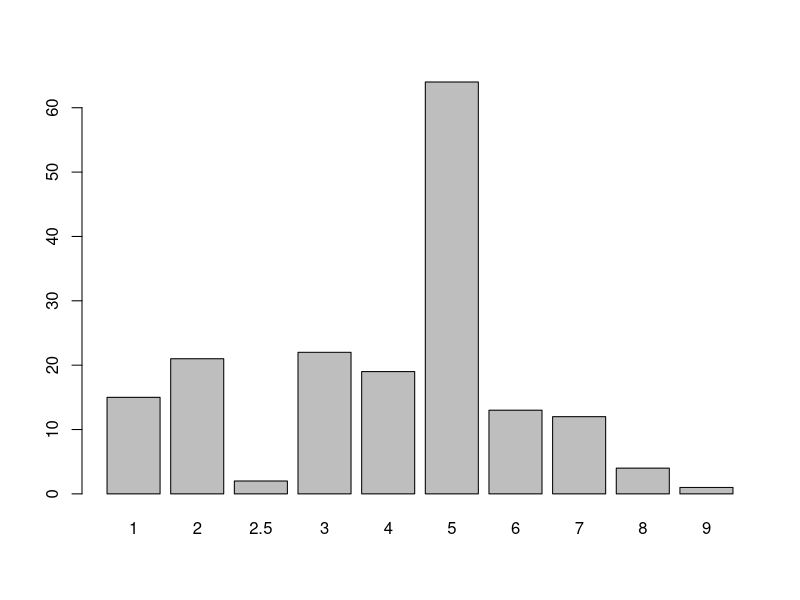
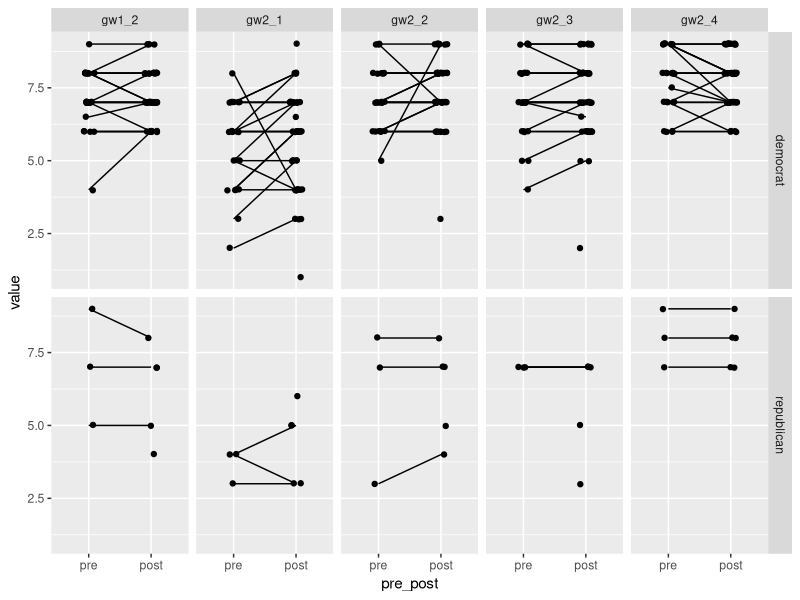
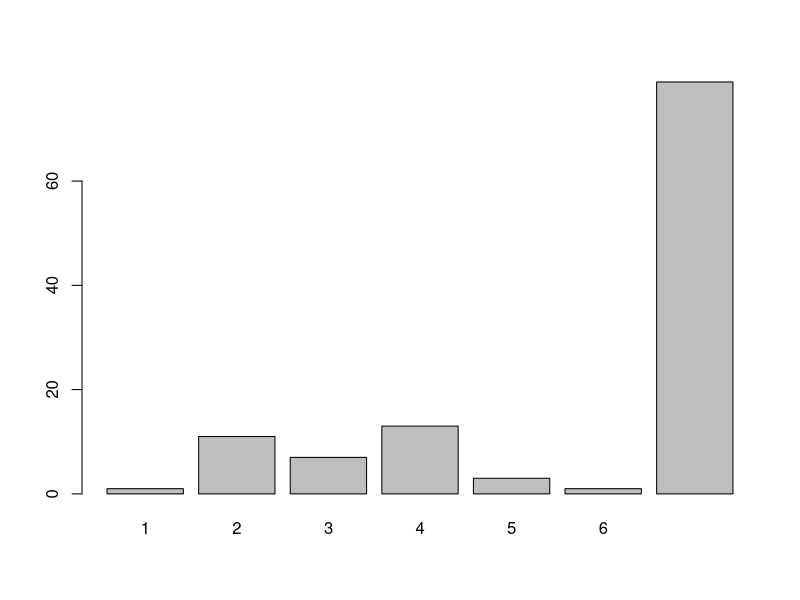
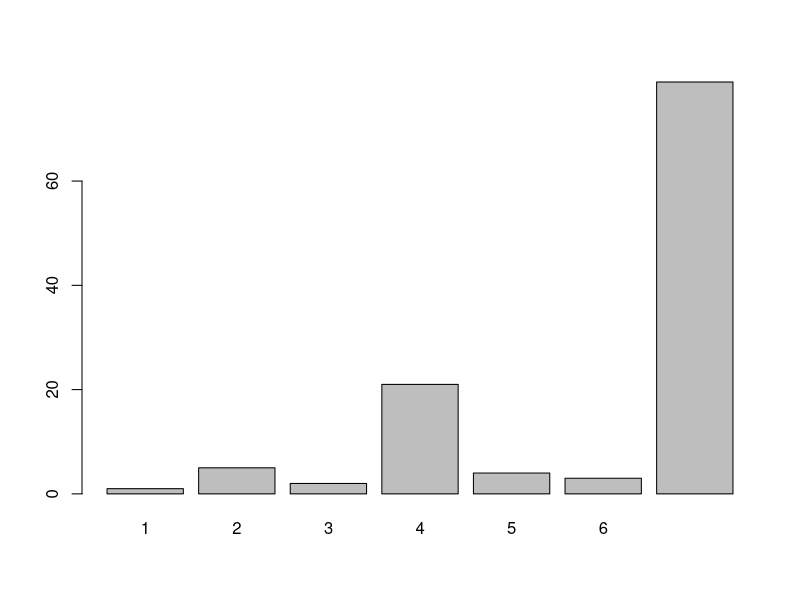
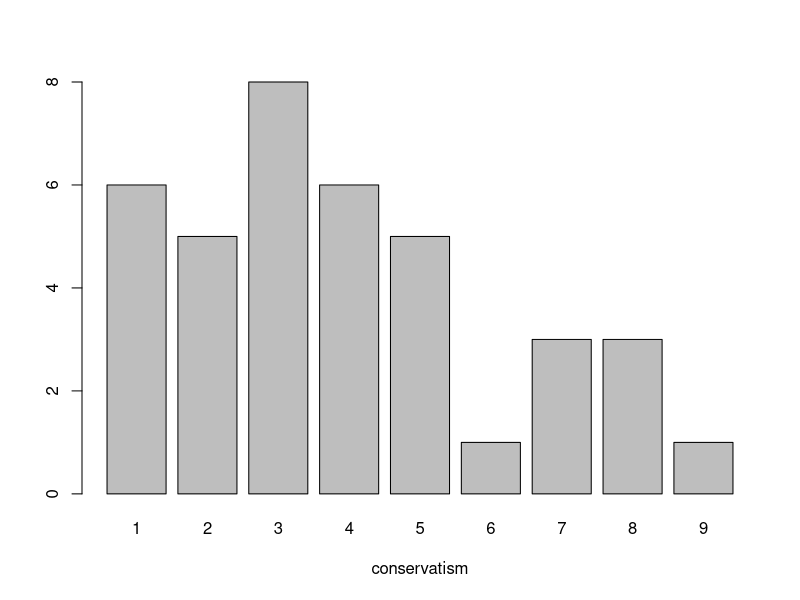
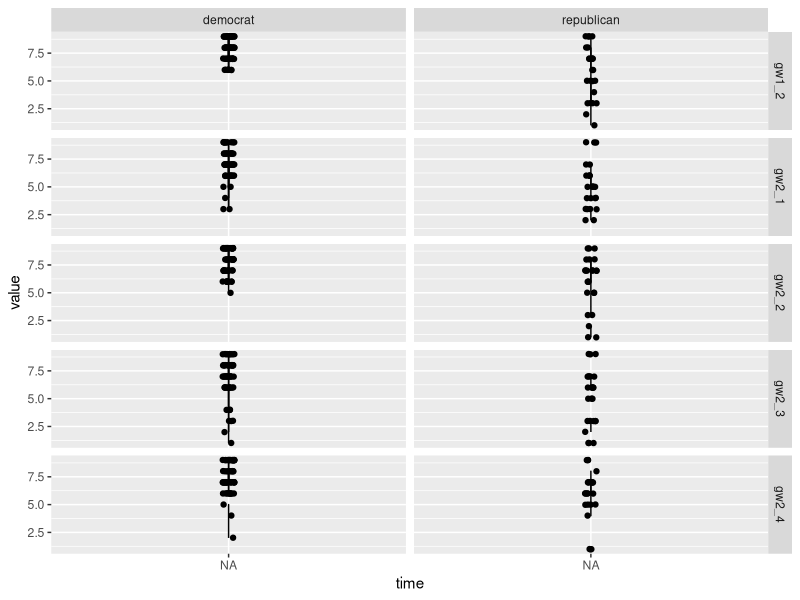
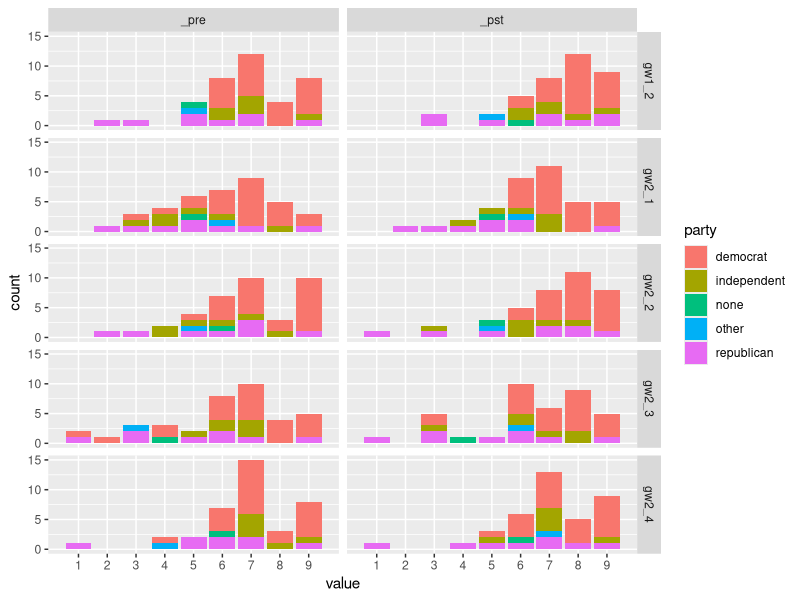

These figures' R source, in order: (Note: this script raises an error after producing the figures.)
library(dplyr)
library(ggplot2)
library(tidyr)
library(psych)
library(BayesFactor)
library(lme4)

# Experiment 2 ----
# I would like to check out this no-pretest control group, but not sure which col that is
exp2.1 = read.csv("UCp_mech_core_intervention_notext.csv")
exp2.1$sample = "UC-Berkeley"
exp2.2 = read.csv("UT_mech_core_intervention_notext.csv")
exp2.2$sample = "UT-Brownsville"
exp2.2 = separate(exp2.2, survey_number, c('f11', 'survey_number'), sep = "-")
exp2.2$survey_number = as.numeric(as.character(exp2.2$survey_number))
# We're gonna combine these data frames so let's make sure survey_number is distinct
intersect(exp2.1$survey_number, exp2.2$survey_number) # not distinct
exp2.2$survey_number = exp2.2$survey_number + 1000
intersect(exp2.1$survey_number, exp2.2$survey_number) # distinct

# Looks like only n_s == s has pre/post (altho sometimes pre-only?)
# n_s == n looks like the post-only control
table(exp2.1$n_s, exp2.1$survey_number)
table(exp2.2$n_s, exp2.2$survey_number)

# so for now let's restrict to pre/post like they report (altho pre-only comparison could be interesting)
exp2.1 = exp2.1 %>% select(X:reread)
exp2.2 = exp2.2 %>% select(X:reread)
exp2 = bind_rows(exp2.1, exp2.2)
exp2$pre_post = factor(exp2$pre_post, levels = c("pre", "post"))

table(exp2$conservative)
barplot(table(exp2$conservative))
table(exp2$party) # 8 republicans out of 175

exp2.flat = exp2 %>%
  gather(key = "question", value = "value", starts_with("gw"))
 
exp2.flat %>% 
  filter(party %in% c("democrat", "republican")) %>% 
  #separate(question, into = c("question", "time"), sep = -4) %>% 
  #filter(question %in% c("gw1_2_", "gw2_1_", "gw2_2_")) %>% 
  ggplot(aes(x = pre_post, y = value)) +
  geom_point(position = position_jitter(width = .1, height = .02)) +
  geom_line(aes(group = survey_number)) +
  facet_grid(party~question)

# Bayes factor model?
# sum questions to make single outcome
# NOTE: MIGHT NOT WANT TO DO THIS. CHECK ITEM CODES AND MANUSCRIPT.
exp2 = exp2 %>% 
  mutate(gw_composite = gw1_2 + gw2_1 + gw2_2 + gw2_3 + gw2_4)
# Code and discard those who dropped out before post
exp2.bf = exp2 %>% 
  filter(n_s == "s") %>% 
  select(survey_number, gw_composite, pre_post, conservative) %>% 
  filter(complete.cases(.)) %>% 
  mutate(survey_number = as.factor(survey_number))
tab = table(exp2.bf$survey_number)
tab[tab == 1]
tab[tab == 1] %>% names
exp2.bf = exp2.bf %>% 
  filter(!survey_number %in% names(tab[tab==1]))

# Could plot distribution of change scores given T1 score
# or distribution of change scores given conservative

# run BayesFactor models
exp2.m0 = lmBF(gw_composite ~ survey_number, data = exp2.bf)
exp2.m1 = lmBF(gw_composite ~ pre_post + survey_number, data = exp2.bf)
exp2.m2 = lmBF(gw_composite ~ conservative + survey_number, data = exp2.bf)
exp2.m3 = lmBF(gw_composite ~ conservative + pre_post + survey_number, data = exp2.bf)
exp2.m4 = lmBF(gw_composite ~ conservative * pre_post + survey_number, data = exp2.bf)
# Error "Dependent variable must be numeric"
# And yet:
class(exp2.bf$gw_composite)
lm(gw_composite ~ survey_number, data = exp2.bf) %>% summary
lmer(gw_composite ~ pre_post * conservative + (1|survey_number), data = exp2.bf) %>% summary


# Experiment 3 ----
exp3.1 = read.csv("UCo_mech_core_intervention_notext.csv") 
exp3.2 = read.csv("UCo_mech_full_intervention_notext.csv") 
# Pruning columns
exp3.1 = exp3.1 %>% 
  select(-starts_with("k1time"), -starts_with("k2time"), -starts_with("k3time"),
         -starts_with("codes."), -starts_with("coder."))
exp3.2 = exp3.2 %>% 
  select(-starts_with("k1time"), -starts_with("k2time"), -starts_with("k3time"),
         -starts_with("codes."), -starts_with("coder."),
         -starts_with("Q"))
exp3.1$sample = "core"
exp3.2$sample = "full"

exp3 = bind_rows(exp3.1, exp3.2)

table(exp3$social.cons, useNA='always')
barplot(table(exp3$social.cons, useNA = 'always'))
table(exp3$econ.cons, useNA='always')
barplot(table(exp3$econ.cons, useNA = 'always'))
table(exp3$party, useNA = 'always')
table(exp3$party.pre, useNA = 'always')



# Experiment 4 ----
exp4.1 = read.csv("cco_mech_core_intervention_notext.csv")
exp4.2 = read.csv("cco_mech_delayed_test_notext.csv")

# Still need to fix all this
table(exp4.1$party) # you guys only have 8 republicans in the whole sample
barplot(table(exp4.1$conserv), xlab = "conservatism") # sample leans left
table(exp4.1$party, exp4.1$conserv)

intersect(exp4.1$subj_id, exp4.2$subj_id)
setdiff(exp4.1$subj_id, exp4.2$subj_id)
setdiff(exp4.2$subj_id, exp4.1$subj_id)

exp4 = left_join(exp4.1, exp4.2, by = "subj_id")

exp4 %>% 
  select(conserv, starts_with("gw")) %>% 
  cor(use = 'pairwise') %>% 
  round(3)

exp4.flat = exp4 %>% 
  select(subj_id, party, conserv, starts_with("gw")) %>% 
  gather("question", "value", starts_with("gw")) %>% 
  separate(col = question, into = c("item", "time"), sep = -4) %>% 
  mutate(time = factor(time, levels = c("pre", "pst", "fol"))) 

exp4.flat %>% 
  filter(party %in% c("democrat", "republican")) %>% 
  ggplot(aes(x = time, y = value)) +
  geom_point(position = position_jitter(width = .02, height = .02)) +
  geom_line(aes(group = subj_id)) +
  facet_grid(item ~ party)

exp4.1 %>% 
  gather(key = "question", value = "value", starts_with("gw")) %>% 
  separate(question, into = c("question", "time"), sep = -4) %>% 
  ggplot(aes(x = value, fill = party)) +
  geom_bar() +
  facet_grid(question~time) +
  scale_x_discrete(limits = 1:9)

# This is the good plot
exp4.1 %>% 
  filter(party %in% c("democrat", "republican")) %>% 
  gather(key = "question", value = "value", starts_with("gw")) %>% 
  separate(question, into = c("question", "time"), sep = -4) %>% 
  filter(question %in% c("gw1_2_", "gw2_1_", "gw2_2_")) %>% 
  ggplot(aes(x = time, y = value)) +
  geom_point(position = position_jitter(width = .1, height = .02)) +
  geom_line(aes(group = subj_id)) +
  facet_grid(party~question)

# Why does this look like it has more datapoints? What does this show us?
exp4.1 %>% 
  filter(party %in% c("democrat", "republican")) %>% 
  gather(key = "question", value = "value", starts_with("gw")) %>% 
  separate(question, into = c("question", "time"), sep = -4) %>% 
  ggplot(aes(x = time, y = value, col = party)) +
  geom_point(position = position_jitter(width = .2, height = .5)) +
  geom_line(aes(group = subj_id)) +
  facet_wrap(~question)

# Experiment 5 ----
# No political information
exp5 = read.csv("HS_mech+stats_full_intervention.csv")
exp5$time = factor(exp5$time, levels = c("pre", "post", "followup"))

exp5 %>% 
  gather(question, value, GW1:GW4) %>% 
  ggplot(aes(x = time, y = value)) +
  geom_point() +
  geom_line(aes(group = Code)) +
  facet_wrap(~question)
